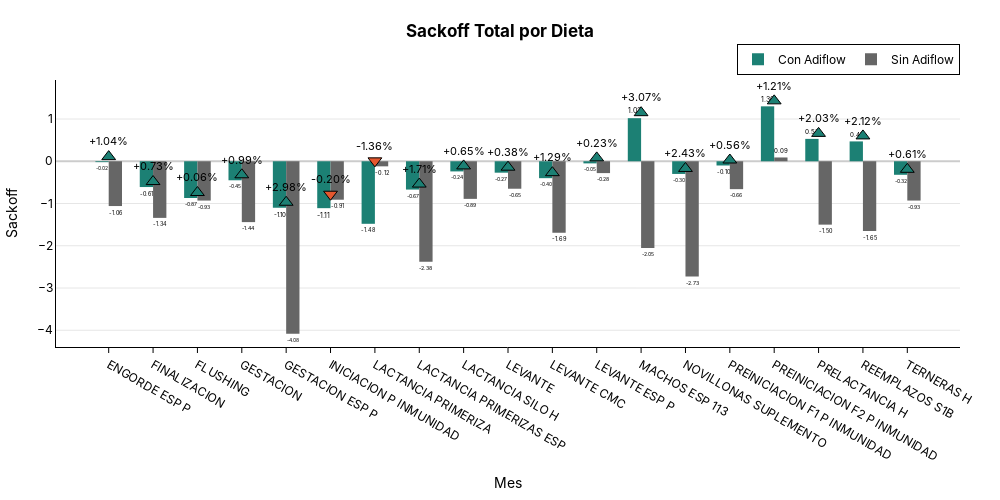

Write notebook code for a chart like this one.
### Code cell
f = plot_bar(
    df_group_dieta_.round(2),
    x_col="Dieta",
    y_col="sackoff",
    group_col="Tiene Adiflow",
    order_x=["Septiembre", "Octubre", "Noviembre", "Diciembre"],
    title="Sackoff Total por Dieta",
    cat_base="Sin Adiflow",
    show_delta=True,
    x_title="Mes",
    y_title="Sackoff",
    text_format=".2f",
    delta_unit="%",
    hover_data_cols=['reales', 'production'],
    height=500,
    width=1000,
)
f.show()
s3.save_plotly_html(f, "barras_sackoff_dieta_both.html")

### Figure 1 — Plotly figure (JSON) as saved in the notebook; plotly's stock layout.template omitted (floating-point values rounded to 4 significant figures)
{"data": [{"customdata": [["ENGORDE ESP P", "Con Adiflow", "1083.73", "1073.83"], ["FINALIZACION", "Con Adiflow", "3186.22", "3160.98"], ["FLUSHING", "Con Adiflow", "395.1", "392.74"], ["GESTACION", "Con Adiflow", "3719.81", "3694.04"], ["GESTACION ESP P", "Con Adiflow", "1483.47", "1473.93"], ["INICIACION P INMUNIDAD", "Con Adiflow", "3260.95", "3245.53"], ["LACTANCIA PRIMERIZA", "Con Adiflow", "1781.87", "1662.1"], ["LACTANCIA PRIMERIZAS ESP", "Con Adiflow", "1110.63", "1104.3"], ["LACTANCIA SILO H", "Con Adiflow", "404.66", "401.21"], ["LEVANTE", "Con Adiflow", "3092.58", "3064.4"], ["LEVANTE CMC", "Con Adiflow", "257.69", "255.95"], ["LEVANTE ESP P", "Con Adiflow", "2182.45", "2162.77"], ["MACHOS ESP 113", "Con Adiflow", "2.01", "2.0"], ["NOVILLONAS SUPLEMENTO", "Con Adiflow", "54.59", "54.16"], ["PREINICIACION F1 P INMUNIDAD", "Con Adiflow", "123.29", "122.73"], ["PREINICIACION F2 P INMUNIDAD", "Con Adiflow", "462.38", "459.99"], ["PRELACTANCIA H", "Con Adiflow", "30.29", "30.04"], ["REEMPLAZOS S1B", "Con Adiflow", "111.2", "110.32"], ["TERNERAS H", "Con Adiflow", "38.43", "38.11"]], "hovertemplate": "<b>Dieta:</b> %{customdata[0]}<br><b>sackoff:</b> %{y:.2f}<br><b>Tiene Adiflow:</b> %{customdata[1]}<br><b>reales:</b> %{customdata[2]}<br><b>production:</b> %{customdata[3]}<extra></extra>", "marker": {"color": "#1C8074", "line": {"width": 0}}, "name": "Con Adiflow", "text": [-0.02, -0.61, -0.87, -0.45, -1.1, -1.11, -1.48, -0.67, -0.24, -0.27, -0.4, -0.05, 1.02, -0.3, -0.1, 1.3, 0.53, 0.47, -0.32], "textposition": "outside", "texttemplate": "%{text:.2f}", "type": "bar", "x": ["ENGORDE ESP P", "FINALIZACION", "FLUSHING", "GESTACION", "GESTACION ESP P", "INICIACION P INMUNIDAD", "LACTANCIA PRIMERIZA", "LACTANCIA PRIMERIZAS ESP", "LACTANCIA SILO H", "LEVANTE", "LEVANTE CMC", "LEVANTE ESP P", "MACHOS ESP 113", "NOVILLONAS SUPLEMENTO", "PREINICIACION F1 P INMUNIDAD", "PREINICIACION F2 P INMUNIDAD", "PRELACTANCIA H", "REEMPLAZOS S1B", "TERNERAS H"], "y": [-0.02, -0.61, -0.87, -0.45, -1.1, -1.11, -1.48, -0.67, -0.24, -0.27, -0.4, -0.05, 1.02, -0.3, -0.1, 1.3, 0.53, 0.47, -0.32]}, {"customdata": [["ENGORDE ESP P", "Sin Adiflow", "721.93", "721.93"], ["FINALIZACION", "Sin Adiflow", "240.51", "240.51"], ["FLUSHING", "Sin Adiflow", "357.3", "357.3"], ["GESTACION", "Sin Adiflow", "1033.79", "1033.79"], ["GESTACION ESP P", "Sin Adiflow", "104.35", "104.35"], ["INICIACION P INMUNIDAD", "Sin Adiflow", "3433.25", "3433.25"], ["LACTANCIA PRIMERIZA", "Sin Adiflow", "1263.14", "1263.14"], ["LACTANCIA PRIMERIZAS ESP", "Sin Adiflow", "52.18", "52.18"], ["LACTANCIA SILO H", "Sin Adiflow", "280.45", "280.45"], ["LEVANTE", "Sin Adiflow", "539.57", "539.57"], ["LEVANTE CMC", "Sin Adiflow", "740.19", "740.19"], ["LEVANTE ESP P", "Sin Adiflow", "174.4", "174.4"], ["MACHOS ESP 113", "Sin Adiflow", "20.03", "20.03"], ["NOVILLONAS SUPLEMENTO", "Sin Adiflow", "28.05", "28.05"], ["PREINICIACION F1 P INMUNIDAD", "Sin Adiflow", "869.67", "879.67"], ["PREINICIACION F2 P INMUNIDAD", "Sin Adiflow", "1511.39", "1511.39"], ["PRELACTANCIA H", "Sin Adiflow", "16.02", "16.02"], ["REEMPLAZOS S1B", "Sin Adiflow", "535.13", "535.13"], ["TERNERAS H", "Sin Adiflow", "22.05", "22.05"]], "hovertemplate": "<b>Dieta:</b> %{customdata[0]}<br><b>sackoff:</b> %{y:.2f}<br><b>Tiene Adiflow:</b> %{customdata[1]}<br><b>reales:</b> %{customdata[2]}<br><b>production:</b> %{customdata[3]}<extra></extra>", "marker": {"color": "#666666", "line": {"width": 0}}, "name": "Sin Adiflow", "text": [-1.06, -1.34, -0.93, -1.44, -4.08, -0.91, -0.12, -2.38, -0.89, -0.65, -1.69, -0.28, -2.05, -2.73, -0.66, 0.09, -1.5, -1.65, -0.93], "textposition": "outside", "texttemplate": "%{text:.2f}", "type": "bar", "x": ["ENGORDE ESP P", "FINALIZACION", "FLUSHING", "GESTACION", "GESTACION ESP P", "INICIACION P INMUNIDAD", "LACTANCIA PRIMERIZA", "LACTANCIA PRIMERIZAS ESP", "LACTANCIA SILO H", "LEVANTE", "LEVANTE CMC", "LEVANTE ESP P", "MACHOS ESP 113", "NOVILLONAS SUPLEMENTO", "PREINICIACION F1 P INMUNIDAD", "PREINICIACION F2 P INMUNIDAD", "PRELACTANCIA H", "REEMPLAZOS S1B", "TERNERAS H"], "y": [-1.06, -1.34, -0.93, -1.44, -4.08, -0.91, -0.12, -2.38, -0.89, -0.65, -1.69, -0.28, -2.05, -2.73, -0.66, 0.09, -1.5, -1.65, -0.93]}, {"hoverinfo": "skip", "marker": {"color": ["#1C8074", "#1C8074", "#1C8074", "#1C8074", "#1C8074", "#E4572E", "#E4572E", "#1C8074", "#1C8074", "#1C8074", "#1C8074", "#1C8074", "#1C8074", "#1C8074", "#1C8074", "#1C8074", "#1C8074", "#1C8074", "#1C8074"], "line": {"color": "black", "width": 1}, "size": 12, "symbol": ["triangle-up", "triangle-up", "triangle-up", "triangle-up", "triangle-up", "triangle-down", "triangle-down", "triangle-up", "triangle-up", "triangle-up", "triangle-up", "triangle-up", "triangle-up", "triangle-up", "triangle-up", "triangle-up", "triangle-up", "triangle-up", "triangle-up"]}, "mode": "markers+text", "showlegend": false, "text": ["+1.04%", "+0.73%", "+0.06%", "+0.99%", "+2.98%", "-0.20%", "-1.36%", "+1.71%", "+0.65%", "+0.38%", "+1.29%", "+0.23%", "+3.07%", "+2.43%", "+0.56%", "+1.21%", "+2.03%", "+2.12%", "+0.61%"], "textfont": {"color": "black", "size": 11}, "textposition": "top center", "type": "scatter", "x": ["ENGORDE ESP P", "FINALIZACION", "FLUSHING", "GESTACION", "GESTACION ESP P", "INICIACION P INMUNIDAD", "LACTANCIA PRIMERIZA", "LACTANCIA PRIMERIZAS ESP", "LACTANCIA SILO H", "LEVANTE", "LEVANTE CMC", "LEVANTE ESP P", "MACHOS ESP 113", "NOVILLONAS SUPLEMENTO", "PREINICIACION F1 P INMUNIDAD", "PREINICIACION F2 P INMUNIDAD", "PRELACTANCIA H", "REEMPLAZOS S1B", "TERNERAS H"], "y": [0.11, -0.48, -0.74, -0.32, -0.97, -0.78, 0.01, -0.54, -0.11, -0.14, -0.27, 0.08, 1.15, -0.17, 0.03, 1.43, 0.66, 0.6, -0.19]}], "layout": {"bargap": 0.4, "barmode": "group", "font": {"color": "black", "family": "Inter, Arial, sans-serif"}, "height": 500, "hoverlabel": {"bgcolor": "white", "bordercolor": "black", "font": {"color": "black"}}, "legend": {"bgcolor": "rgba(255,255,255,0.8)", "bordercolor": "black", "borderwidth": 1, "font": {"color": "black"}, "orientation": "h", "title": {"text": ""}, "x": 1, "xanchor": "right", "y": 1.02, "yanchor": "bottom"}, "margin": {"b": 40, "l": 40, "r": 40, "t": 80}, "paper_bgcolor": "rgba(0,0,0,0)", "plot_bgcolor": "rgba(0,0,0,0)", "title": {"font": {"color": "black"}, "text": "<b>Sackoff Total por Dieta<b>", "x": 0.5, "xanchor": "center", "y": 0.95, "yanchor": "top"}, "width": 1000, "xaxis": {"categoryarray": ["ENGORDE ESP P", "FINALIZACION", "FLUSHING", "GESTACION", "GESTACION ESP P", "INICIACION P INMUNIDAD", "LACTANCIA PRIMERIZA", "LACTANCIA PRIMERIZAS ESP", "LACTANCIA SILO H", "LEVANTE", "LEVANTE CMC", "LEVANTE ESP P", "MACHOS ESP 113", "NOVILLONAS SUPLEMENTO", "PREINICIACION F1 P INMUNIDAD", "PREINICIACION F2 P INMUNIDAD", "PRELACTANCIA H", "REEMPLAZOS S1B", "TERNERAS H"], "categoryorder": "array", "linecolor": "black", "linewidth": 1, "showline": true, "tickcolor": "black", "tickfont": {"color": "black"}, "ticks": "outside", "title": {"font": {"color": "black"}, "text": "Mes"}}, "yaxis": {"gridcolor": "rgba(0,0,0,0.1)", "linecolor": "black", "linewidth": 1, "showgrid": true, "showline": true, "tickfont": {"color": "black"}, "title": {"font": {"color": "black"}, "text": "Sackoff"}, "zeroline": true, "zerolinecolor": "rgba(0,0,0,0.2)"}}}
